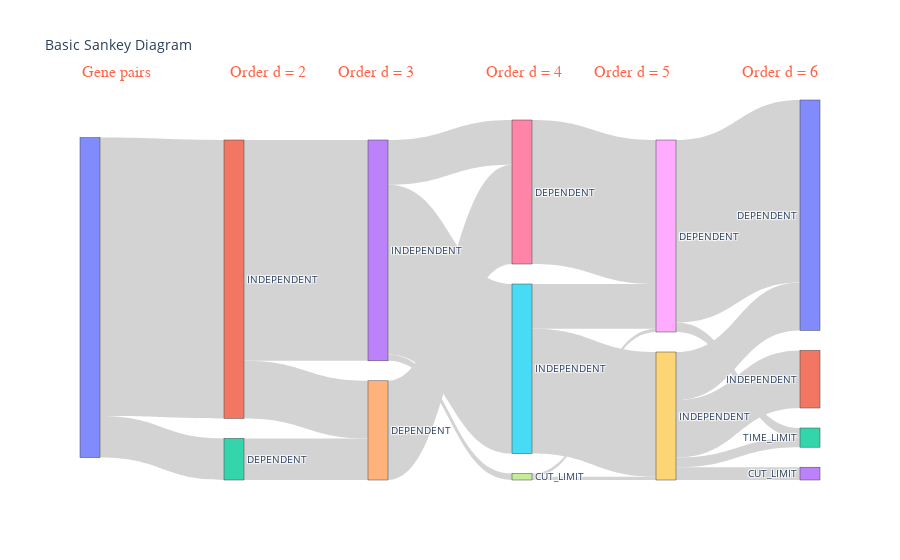

Notebook code cell kept with this figure:
### Code cell
sankey_from_df(result_summary_d)

### Figure 1 — Plotly figure (JSON) as saved in the notebook; plotly's stock layout.template omitted (floating-point values rounded to 4 significant figures)
{"data": [{"link": {"color": "lightgrey", "source": [0, 0, 1, 1, 2, 2, 3, 3, 3, 4, 4, 4, 5, 5, 6, 6, 7, 7, 8, 8, 8, 8, 9, 9, 9, 9], "target": [1, 2, 3, 4, 3, 4, 5, 6, 7, 5, 6, 7, 8, 9, 8, 9, 8, 9, 10, 11, 12, 13, 10, 11, 12, 13], "value": [87, 13, 69, 18, 0, 13, 53, 14, 2, 0, 31, 0, 14, 39, 45, 0, 1, 1, 57, 0, 3, 0, 15, 18, 3, 4]}, "node": {"label": ["", "INDEPENDENT", "DEPENDENT", "INDEPENDENT", "DEPENDENT", "INDEPENDENT", "DEPENDENT", "CUT_LIMIT", "DEPENDENT", "INDEPENDENT", "DEPENDENT", "INDEPENDENT", "TIME_LIMIT", "CUT_LIMIT"]}, "type": "sankey"}], "layout": {"annotations": [{"align": "center", "font": {"color": "tomato", "family": "Courier New, monospace", "size": 16}, "showarrow": false, "text": "Gene pairs", "x": 0, "xref": "paper", "y": 1.1, "yref": "paper"}, {"align": "center", "font": {"color": "tomato", "family": "Courier New, monospace", "size": 16}, "showarrow": false, "text": "Order d = 2", "x": 0.2, "xref": "paper", "y": 1.1, "yref": "paper"}, {"align": "center", "font": {"color": "tomato", "family": "Courier New, monospace", "size": 16}, "showarrow": false, "text": "Order d = 3", "x": 0.4, "xref": "paper", "y": 1.1, "yref": "paper"}, {"align": "center", "font": {"color": "tomato", "family": "Courier New, monospace", "size": 16}, "showarrow": false, "text": "Order d = 4", "x": 0.6, "xref": "paper", "y": 1.1, "yref": "paper"}, {"align": "center", "font": {"color": "tomato", "family": "Courier New, monospace", "size": 16}, "showarrow": false, "text": "Order d = 5", "x": 0.8, "xref": "paper", "y": 1.1, "yref": "paper"}, {"align": "center", "font": {"color": "tomato", "family": "Courier New, monospace", "size": 16}, "showarrow": false, "text": "Order d = 6", "x": 1, "xref": "paper", "y": 1.1, "yref": "paper"}], "font": {"size": 10}, "plot_bgcolor": "rgba(0,0,0,0)", "title": {"text": "Basic Sankey Diagram"}, "xaxis": {"showgrid": false, "visible": false, "zeroline": false}, "yaxis": {"showgrid": false, "visible": false, "zeroline": false}}}
